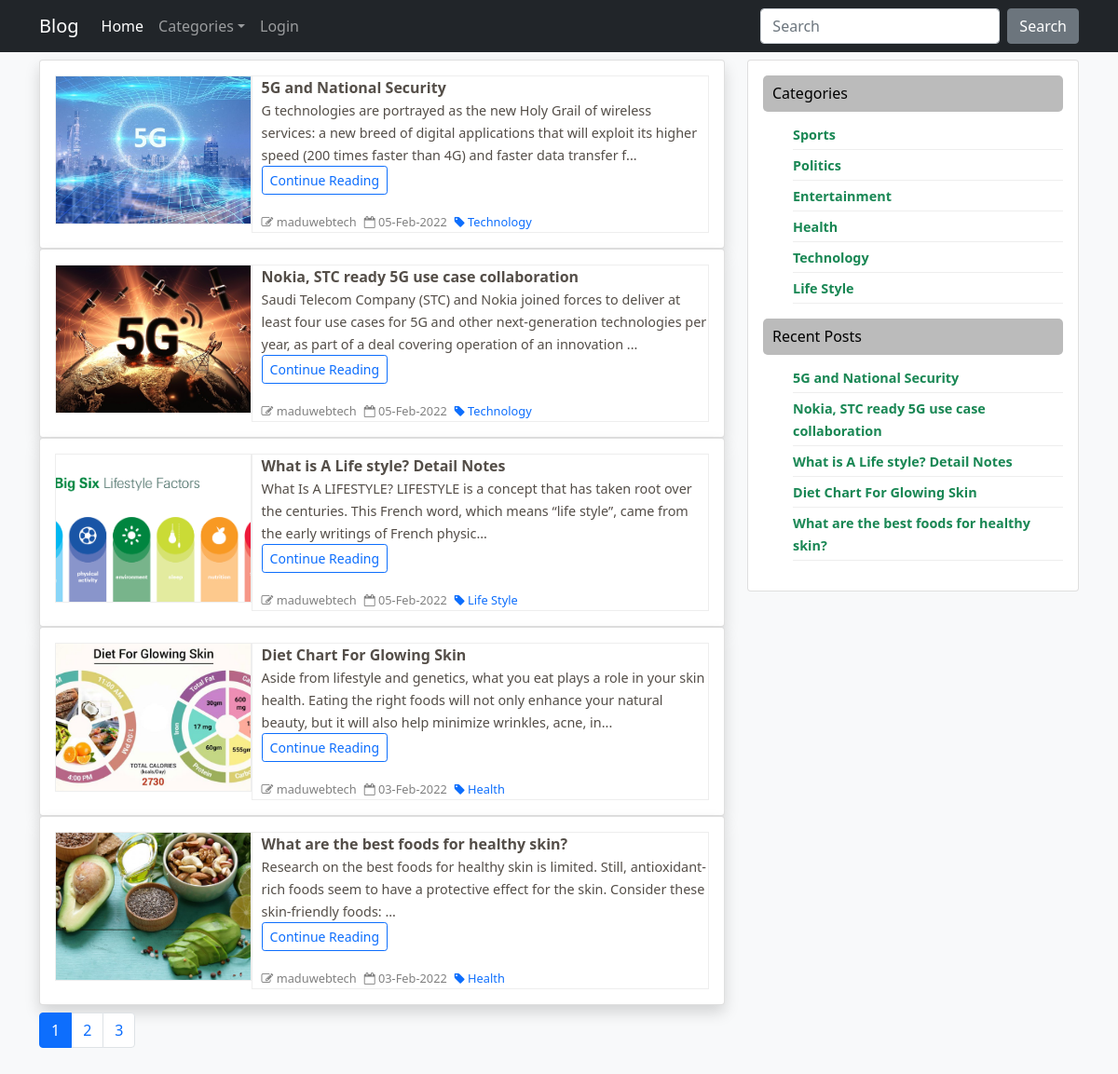
The page / on the database its author committed.
### tables this page shows
CREATE TABLE `blog` (
  `blog_id` int(11) NOT NULL,
  `blog_title` varchar(255) NOT NULL,
  `blog_body` longtext NOT NULL,
  `blog_image` varchar(255) NOT NULL,
  `category` int(11) NOT NULL,
  `author_id` int(11) NOT NULL,
  `publish_date` timestamp NOT NULL DEFAULT current_timestamp()
);

CREATE TABLE `user` (
  `user_id` int(11) NOT NULL,
  `username` varchar(100) NOT NULL,
  `email` varchar(255) NOT NULL,
  `password` varchar(255) NOT NULL,
  `role` int(11) NOT NULL
);

CREATE TABLE `categories` (
  `cat_id` int(11) NOT NULL,
  `cat_name` varchar(255) NOT NULL
);

### index.php (the view)
<?php include "header.php";
	include "Config.php";
if (!isset($_GET['page'])) {
	$page=1;
}
else
{
	$page=$_GET['page'];
}
$limit=5;
$offset=($page-1)*$limit;
$sql="SELECT * FROM blog LEFT JOIN categories ON blog.category=categories.cat_id LEFT JOIN user ON blog.author_id=user.user_id ORDER BY blog.publish_date DESC limit $offset,$limit";
$run=mysqli_query($config,$sql);
$row=mysqli_num_rows($run);
?>
<div class="container mt-2">
<div class="row">
	<div class="col-lg-8">
		<?php if ($row) {
		while($result=mysqli_fetch_assoc($run)){?>
		<div class="card shadow">
		<div class="card-body d-flex blog_flex">
		<div class="flex-part1">
			<a href="single_post.php?id=<?= $result['blog_id'] ?>">
				<?php $img=$result['blog_image'] ?>
				<img src="admin/upload/<?= $img ?>">
			</a>
		</div>
		<div class="flex-grow-1 flex-part2">
		<a href="single_post.php?id=<?= $result['blog_id'] ?>" id="title">
			<?= ucfirst($result['blog_title']) ?>
		</a>
		<p>
			<a href="single_post.php?id=<?= $result['blog_id'] ?>" id="body">
				<?= strip_tags(substr($result['blog_body'], 0,200))."..." ?>
			</a> <span><br>
                <a href="single_post.php?id=<?= $result['blog_id'] ?>" class="btn btn-sm btn-outline-primary">Continue Reading
                </a></span>
            </p>
		<ul>
			<li class="me-2"><a href=""> <span><i class="fa fa-pencil-square-o" aria-hidden="true"></i></span>
                    <?= $result['username'] ?> </a>
			</li>
			<li class="me-2">
			<a href=""> <span><i class="fa fa-calendar-o" aria-hidden="true"></i></span>
				<?php $date=$result['publish_date'] ?>
				<?= date('d-M-Y',strtotime($date)) ?>
			</a></li>
			<li>
			<a href="category.php?id=<?= $result['cat_id'] ?>" class="text-primary"> <span><i class="fa fa-tag" aria-hidden="true"></i></span>
			<?= $result['cat_name'] ?>
			</a></li>
		</ul>
		</div>
		</div>
		</div>
		<?php } } ?>
		<?php
			$pagination="SELECT * FROM blog";
			$run_q=mysqli_query($config,$pagination);
			$total_post=mysqli_num_rows($run_q);
			$pages=ceil($total_post/$limit);
			if($total_post > $limit){
		?>
		<ul class="pagination pt-2 pb-5">
			<?php for ($i=1; $i <=$pages ; $i++) { ?>
			<li class="page-item <?=($i==$page) ? $active="active":"";?>">
				<a href="index.php?page=<?= $i ?>" class="page-link">
					<?= $i ?>
				</a>
			</li>
		<?php } ?>
		</ul>
	<?php } ?>
	</div>
	<?php include "sidebar.php" ?>
</div>
</div>
<?php include "footer.php"?>

### header.php (shortened to what this page needs)
<?php
$page=basename($_SERVER['PHP_SELF'],".php");
?>
<!doctype html>
<html lang="en">
  <head>
    <link rel="stylesheet" type="text/css" href="style.css">
    <link rel="stylesheet" href="https://cdnjs.cloudflare.com/ajax/libs/font-awesome/4.7.0/css/font-awesome.min.css">
    <link href="https://cdn.jsdelivr.net/npm/bootstrap@5.1.3/dist/css/bootstrap.min.css" rel="stylesheet">
  </head>
  <body class="bg-light">
    <nav class="navbar navbar-expand-lg navbar-dark bg-dark">
  <div class="container">
    <a class="navbar-brand" href="#">Blog</a>
    <div class="collapse navbar-collapse" id="navbarColor02">
      <ul class="navbar-nav me-auto">
        <li class="nav-item">
          <a class="nav-link <?= ($page=="index")? 'active':''; ?>" href="index.php">Home
          </a>
        </li>
        <li class="nav-item dropdown">
          <a class="nav-link dropdown-toggle" data-bs-toggle="dropdown" href="#" role="button" aria-haspopup="true" aria-expanded="false">Categories</a>
        </li>
        <li class="nav-item">
          <a class="nav-link <?= ($page=="login")? 'active':''; ?>" href="login.php">Login
          </a>
        </li>
      </ul>
      <?php
       if (isset($_GET['keyword'])) {
         $keyword=$_GET['keyword'];
       }
       else
       {
        $keyword="";
       }
      ?>
      <form class="d-flex" action="search.php" method="GET">
        <input class="form-control me-sm-2" type="text" placeholder="Search" name="keyword" required maxlength="70" autocomplete="off" value="<?= $keyword ?>">
        <button class="btn btn-secondary my-2 my-sm-0" type="submit">Search</button>
      </form>
    </div>
  </div>
</nav>

### sidebar.php
<?php include "Config.php";
$select="SELECT * FROM categories";
$query=mysqli_query($config,$select);
$select2="SELECT * FROM blog ORDER BY publish_date DESC limit 5";
$query2=mysqli_query($config,$select2);
?>
<div class="col-lg-4">
   <div class="card">
      <div class="card-body d-flex right-section">
         <div id="categories">
            <h6>Categories</h6>
            <ul>
            <?php while($cats=mysqli_fetch_assoc($query)) {?>
               <li>
                  <a href="category.php?id=<?= $cats['cat_id'] ?>" class="text-success fw-bold">
                     <?= $cats['cat_name'] ?>
                  </a>
               </li>
            <?php } ?>
            </ul>
         </div>
          <div id="posts">
            <h6>Recent Posts</h6>
            <ul>
            <?php while($posts=mysqli_fetch_assoc($query2)) {?>
               <li>
                  <a href="single_post.php?id=<?= $posts['blog_id'] ?>" class="text-success fw-bold"><?= $posts['blog_title'] ?></a>
               </li>
            <?php } ?>
            </ul>
         </div>
      </div>
   </div>
</div>

### footer.php (shortened to what this page needs)
  </body>
</html>

### style.css (style rules this page uses)
body { font-family: 'Poppins', sans-serif; font-family: 'Source Sans Pro', sans-serif; }
.blog_flex { display: flex; width: 100%; }
.flex-part1 { width: 30%; height: 12rem !important; border: 1px solid #eee; }
.flex-part2 { border: 1px solid #eee !important; padding-left: 10px; width: 70%; }
.flex-part1 img { width: 100%; height: 100%; object-fit: cover; }
.flex-part2 #title { color: #544E48; text-decoration: none; font-weight: bold; text-align: justify; }
.flex-part2 #body { color: #544E48; text-decoration: none; text-align: justify; font-size: 0.9rem; }
.flex-part2 ul { display: flex; padding: 0 !important; margin: 0 !important; }
.flex-part2 ul li { list-style: none; }
.flex-part2 ul li a { color: gray; text-decoration: none; font-size: 0.8rem; }
.right-section { flex-direction: column; }
.right-section h6 { background-color: #bbb; color: #000; padding: 10px; border-radius: 5px; }
.right-section ul li a { text-decoration: none; color: #555; font-size: 0.9rem; }
.right-section ul li { list-style: none; border-bottom: 1px solid #eee; padding: 4px 0 4px 0; }
@media screen and (max-width: 1200px) { .flex-part1 { height: 10rem !important; } }

### rows shown on the page
blog: blog_image (picture), blog_title "5G and National Security", blog_body "G technologies are portrayed as the new Holy Grail of wireless services: a new breed of digital applications that will exploit its higher speed (200 times faster than 4G) and faster data transfer f", author.username "maduwebtech", publish_date "05-Feb-2022", categories.cat_name "Technology"
blog: blog_image (picture), blog_title "Nokia, STC ready 5G use case collaboration", blog_body "Saudi Telecom Company (STC) and Nokia joined forces to deliver at least four use cases for 5G and other next-generation technologies per year, as part of a deal covering operation of an innovation", author.username "maduwebtech", publish_date "05-Feb-2022", categories.cat_name "Technology"
blog: blog_image (picture), blog_title "What is A Life style? Detail Notes", blog_body "What Is A LIFESTYLE? LIFESTYLE is a concept that has taken root over the centuries. This French word, which means “life style”, came from the early writings of French physic", author.username "maduwebtech", publish_date "05-Feb-2022", categories.cat_name "Life Style"
blog: blog_image (picture), blog_title "Diet Chart For Glowing Skin", blog_body "Aside from lifestyle and genetics, what you eat plays a role in your skin health. Eating the right foods will not only enhance your natural beauty, but it will also help minimize wrinkles, acne, in", author.username "maduwebtech", publish_date "03-Feb-2022", categories.cat_name "Health"
blog: blog_image (picture), blog_title "What are the best foods for healthy skin?", blog_body "Research on the best foods for healthy skin is limited. Still, antioxidant-rich foods seem to have a protective effect for the skin. Consider these skin-friendly foods:", author.username "maduwebtech", publish_date "03-Feb-2022", categories.cat_name "Health"
categories: cat_name "Sports"
categories: cat_name "Politics"
categories: cat_name "Entertainment"
categories: cat_name "Health"
categories: cat_name "Technology"
categories: cat_name "Life Style"
